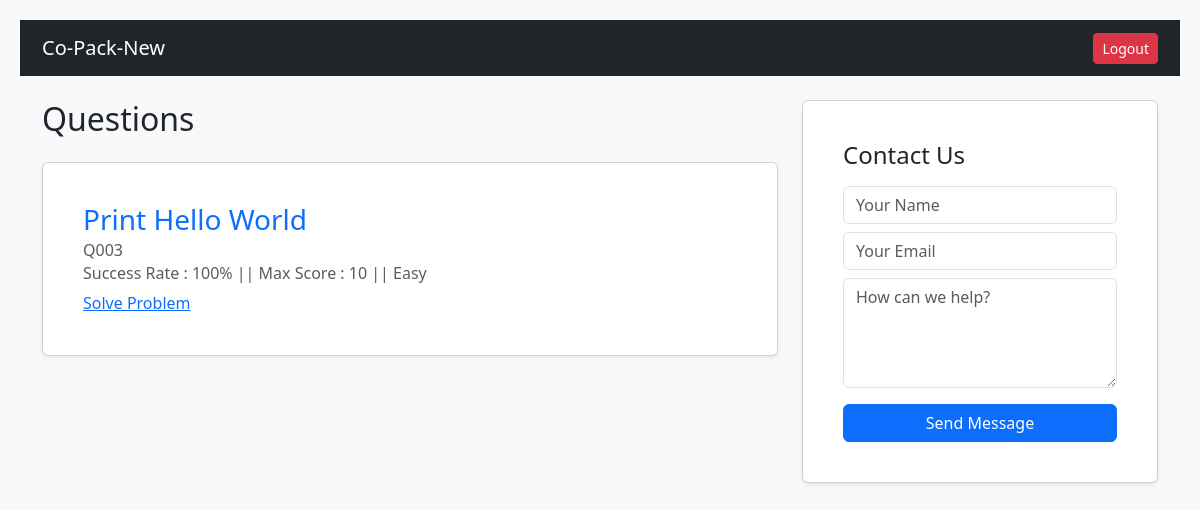
Page /student_problem_view on the committed database.
### app.py (models this page shows)
class Question(db.Model):
    id = db.Column(db.Integer, primary_key=True)
    question_id = db.Column(db.String(10), unique=True)
    title = db.Column(db.String(100))
    description = db.Column(db.Text)
    input_format = db.Column(db.Text)
    constraints = db.Column(db.Text)
    output_format = db.Column(db.Text)
    explanation = db.Column(db.Text)
    difficulty = db.Column(db.String(50))
    test_cases = db.relationship('TestCase', backref='question', cascade="all, delete-orphan")

### app.py (the view)
@app.route('/student_problem_view',methods = ['GET','POST'])
def student_problem_view() :
    questions = Question.query.all()
    student = Student.query.all()
    return render_template("student_problem_view.html", questions=questions, student=student)

### templates/student_problem_view.html (shortened to what this page needs)
<!DOCTYPE html>
<html>
<html lang="en">
<head>
    <link rel="stylesheet" href="{{ url_for('static', filename='css/student_problem_view.css') }}">
    <link href="https://cdn.jsdelivr.net/npm/bootstrap@5.3.0/dist/css/bootstrap.min.css" rel="stylesheet">
</head>
<body>
    <body class="bg-light">
        <nav class="navbar navbar-dark bg-dark mb-4">
            <div class="container">
                <a class="navbar-brand font-weight-bold" href="#">Co-Pack-New</a>
                <a href="/logout" class="btn btn-danger btn-sm">Logout</a>
            </div>
        </nav>
        <div class="container">
            <div class="row">
                <div class="col-md-8">
                    <h2 class="mb-4">Questions</h2>
                    {% for q in questions %}
                    <div class="card mb-3 shadow-sm">
                        <div class="card-body">
                            <h3 class="card-title text-primary">{{ q.title }}</h3>
                            <h6 class="card-subtitle mb-2 text-muted">{{ q.question_id }} </h6>
                            <h6 class="card-subtitle mb-2 text-muted">Success Rate : 100% || Max Score : 10 || {{
                                q.difficulty }}</h6>
                            <a class="solve_btn" href="{{ url_for('solve_and_compiler_page', id=q.id) }}">Solve
                                Problem</a>
                        </div>
                    </div>
                    {% endfor %}
                </div>
                <div class="col-md-4">
                    <div class="card shadow-sm">
                        <div class="card-body">
                            <h4 class="mb-3">Contact Us</h4>
                            <form action="/contact" method="POST">
                                <input type="text" name="name" class="form-control mb-2" placeholder="Your Name"
                                    required>
                                <input type="email" name="email" class="form-control mb-2" placeholder="Your Email"
                                    required>
                                <textarea name="content" class="form-control mb-3" placeholder="How can we help?"
                                    rows="4" required></textarea>
                                <button class="btn btn-primary w-100">Send Message</button>
                            </form>
                        </div>
                    </div>
                </div>
            </div>
        </div>
    </body>
</html>
</html>

### static/css/student_problem_view.css (style rules this page uses)
:root { --primary-color: #007bff; --success-color: #28a745; --danger-color: #dc3545; --dark-color: #343a40; --light-bg: #f8f9fa; --border-color: #dee2e6; --shadow: 0 0.125rem 0.25rem rgba(0, 0, 0, 0.075); }
body { font-family: -apple-system, BlinkMacSystemFont, "Segoe UI", Roboto, sans-serif; background-color: var(--light-bg); color: #333; line-height: 1.6; margin: 0; padding: 20px; }
.container { max-width: 1100px; margin: 0 auto; }
.card { background: white; border-radius: 8px; padding: 24px; margin-bottom: 24px; box-shadow: var(--shadow); }
select, textarea { padding: 8px; border: 1px solid var(--border-color); border-radius: 4px; font-size: 1rem; }
textarea { width: 100%; box-sizing: border-box; resize: vertical; }
.btn { padding: 10px 20px; border-radius: 5px; cursor: pointer; font-weight: bold; border: none; transition: opacity 0.2s; }

### rows in the picture
Question: title "Print Hello World", question_id "Q003", difficulty "Easy"
